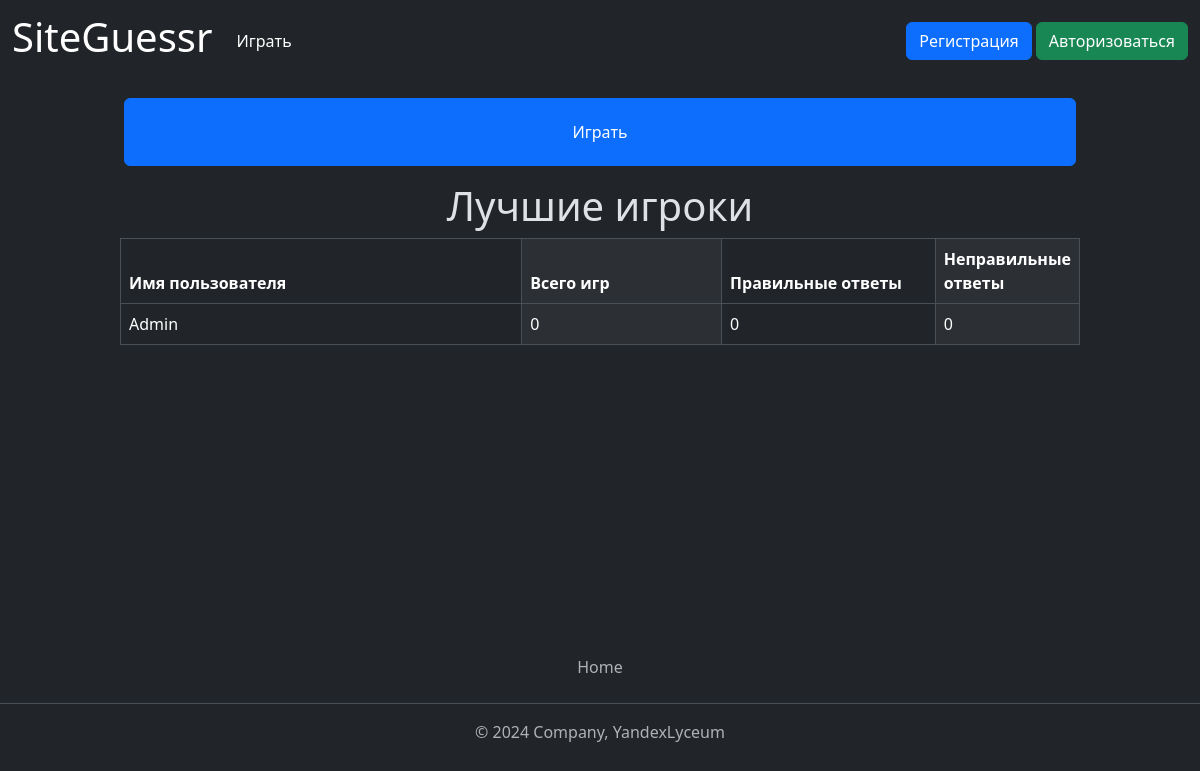
Before: / with the older database file.
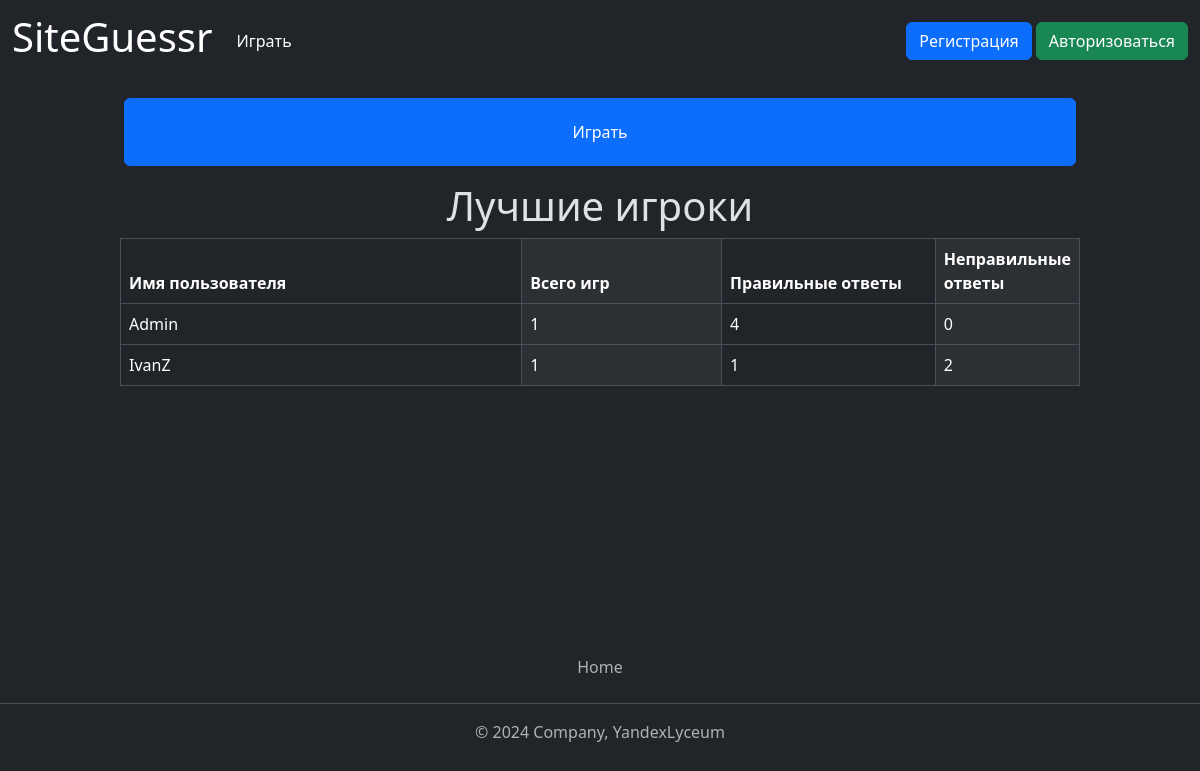
After: the same page with the newer database file.
### data/users.py (models this page shows, shortened)
class User(SqlAlchemyBase, UserMixin, SerializerMixin):
    __tablename__ = 'user'
    id = sqlalchemy.Column(sqlalchemy.Integer,
                           primary_key=True, autoincrement=True)
    login = sqlalchemy.Column(sqlalchemy.String, unique=True, nullable=True)
    description = sqlalchemy.Column(sqlalchemy.String)  # описание
    role = sqlalchemy.Column(sqlalchemy.String, nullable=True, default="newbie")  # роль
    banned = sqlalchemy.Column(sqlalchemy.Boolean, nullable=True, default=False)  # бан
    created_date = sqlalchemy.Column(sqlalchemy.DateTime)
    modified_date = sqlalchemy.Column(sqlalchemy.DateTime)
    hashed_password = sqlalchemy.Column(sqlalchemy.String, nullable=True)
    statistic = orm.relationship("Statistic", back_populates='user', uselist=False)
    games = orm.relationship("Game", back_populates='user')
    website = orm.relationship("Website", back_populates='user')

### data/statistics.py (models this page shows)
class Statistic(SqlAlchemyBase, UserMixin, SerializerMixin):
    __tablename__ = 'statistic'
    id = sqlalchemy.Column(sqlalchemy.Integer,
                           primary_key=True, autoincrement=True)
    user_id = sqlalchemy.Column(sqlalchemy.Integer, sqlalchemy.ForeignKey("user.id"), nullable=True, unique=True)
    total_games = sqlalchemy.Column(sqlalchemy.Integer, nullable=True, default=0)  # общее количество сыгранных игр
    correct_answers = sqlalchemy.Column(sqlalchemy.Integer, nullable=True, default=0)  # количество правильных ответов
    wrong_answers = sqlalchemy.Column(sqlalchemy.Integer, nullable=True, default=0)  # количество неправильных ответов
    average_score = sqlalchemy.Column(sqlalchemy.Integer, nullable=True, default=0)  # средний балл за игру
    best_score = sqlalchemy.Column(sqlalchemy.Integer, nullable=True, default=0)  # лучший счёт
    user = orm.relationship('User')

### main.py (the view)
@app.route("/")
def index():
    db_sess = db_session.create_session()
    params = {"title": "Лучшие игроки",
              "users": [user for user in
                        db_sess.query(User).join(Statistic).filter(User.banned == 0).order_by(
                            desc(Statistic.correct_answers), desc(User.login)).limit(10).all()]}
    return render_template("index.html", **params)

### data/db_session.py (called while the page is built)
def create_session() -> Session:
    global __factory
    return __factory()

### templates/index.html (shortened to what this page needs)
<div class="main-body">
    <div class="row" style="height: 100px">
        <a href="/game_menu" class="h-100 p-3">
            <button class="btn btn-primary w-100 h-100">
                Играть
            </button>
        </a>
    </div>
    <div class="row">
        <h1 class="text-center">Лучшие игроки</h1>
        <div class="container">
            <table class="table table-striped-columns table-bordered ">
                <thead>
                <tr class="">
                    <th class="col-6" scope="col">Имя пользователя</th>
                    <th class="col-3" scope="col">Всего игр</th>
                    <th class="col-3" scope="col">Правильные ответы</th>
                    <th class="col-3" scope="col">Неправильные ответы</th>
                </tr>
                </thead>
                <tbody>
                <tr class="">
                    <td><% user.login %></td>
                    <td><% user.statistic.total_games %></td>
                    <td><% user.statistic.correct_answers %></td>
                    <td><% user.statistic.wrong_answers %></td>
                </tr>
                </tbody>
            </table>
        </div>
    </div>
</div>

### templates/base.html (shortened to what this page needs)
<!DOCTYPE html>
<html lang="ru" data-bs-theme="dark">
<head>
    <link href="https://cdn.jsdelivr.net/npm/bootstrap@5.3.2/dist/css/bootstrap.min.css" rel="stylesheet"
>
    <link rel="stylesheet" type="text/css" href=<% url_for('static', filename='css/style.css') %> />
</head>
<body class="d-flex flex-column min-vh-100">
<header>
    <nav class="navbar navbar-expand">
        <div class="container-fluid">
            <a class="navbar-brand" href="/"><h1> SiteGuessr </h1></a>
            <div class="collapse navbar-collapse" id="navbarNav">
                <ul class="navbar-nav">
                    <li class="nav-item">
                        <a class="nav-link active" aria-current="page" href="/game_menu">Играть</a>
                    </li>
                </ul>
            </div>
            <div>
                <div class="d-grid gap-2 d-md-block">
                    <a class="btn btn-primary" href="/register">Регистрация</a>
                    <a class="btn btn-success" href="/login">Авторизоваться</a>
                </div>
            </div>
        </div>
    </nav>
</header>
<footer class="py-3 my-4 mt-auto">
    <ul class="nav justify-content-center border-bottom pb-3 mb-3">
        <li class="nav-item"><a href="/" class="nav-link px-2 text-muted">Home</a></li>
    </ul>
    <p class="text-center text-muted">© 2024 Company, YandexLyceum</p>
</footer>
</body>
</html>

### static/css/style.css (style rules this page uses)
.main-body { margin-left: 10%; margin-right: 10%; }

Changed rows visible on the page:
changed through a linked row, User "Admin": statistic.total_games "0" → "1"; statistic.correct_answers "0" → "4"
added User: login "IvanZ", statistic.total_games "1", statistic.correct_answers "1", statistic.wrong_answers "2"
